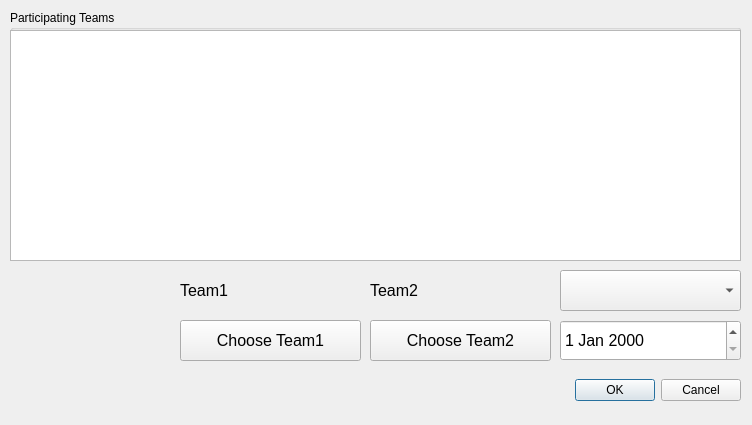
<?xml version="1.0" encoding="UTF-8"?>
<ui version="4.0">
 <class>MatchEditDialog</class>
 <widget class="QDialog" name="MatchEditDialog">
  <property name="geometry">
   <rect>
    <x>0</x>
    <y>0</y>
    <width>752</width>
    <height>425</height>
   </rect>
  </property>
  <property name="windowTitle">
   <string>Dialog</string>
  </property>
  <widget class="QDialogButtonBox" name="buttonBox">
   <property name="geometry">
    <rect>
     <x>350</x>
     <y>370</y>
     <width>391</width>
     <height>41</height>
    </rect>
   </property>
   <property name="orientation">
    <enum>Qt::Horizontal</enum>
   </property>
   <property name="standardButtons">
    <set>QDialogButtonBox::Cancel|QDialogButtonBox::Ok</set>
   </property>
  </widget>
  <widget class="QDateEdit" name="dateEdit">
   <property name="geometry">
    <rect>
     <x>560</x>
     <y>320</y>
     <width>181</width>
     <height>41</height>
    </rect>
   </property>
   <property name="font">
    <font>
     <pointsize>12</pointsize>
    </font>
   </property>
  </widget>
  <widget class="QGroupBox" name="groupBox">
   <property name="geometry">
    <rect>
     <x>10</x>
     <y>10</y>
     <width>731</width>
     <height>251</height>
    </rect>
   </property>
   <property name="title">
    <string>Participating Teams</string>
   </property>
   <widget class="QTableView" name="teams_tableView">
    <property name="geometry">
     <rect>
      <x>0</x>
      <y>20</y>
      <width>731</width>
      <height>231</height>
     </rect>
    </property>
   </widget>
  </widget>
  <widget class="QLabel" name="team1_label">
   <property name="geometry">
    <rect>
     <x>180</x>
     <y>270</y>
     <width>181</width>
     <height>41</height>
    </rect>
   </property>
   <property name="font">
    <font>
     <pointsize>12</pointsize>
    </font>
   </property>
   <property name="text">
    <string>Team1</string>
   </property>
  </widget>
  <widget class="QPushButton" name="choose_team1_btn">
   <property name="geometry">
    <rect>
     <x>180</x>
     <y>320</y>
     <width>181</width>
     <height>41</height>
    </rect>
   </property>
   <property name="font">
    <font>
     <pointsize>12</pointsize>
    </font>
   </property>
   <property name="text">
    <string>Choose Team1</string>
   </property>
  </widget>
  <widget class="QPushButton" name="choose_team2_btn">
   <property name="geometry">
    <rect>
     <x>370</x>
     <y>320</y>
     <width>181</width>
     <height>41</height>
    </rect>
   </property>
   <property name="font">
    <font>
     <pointsize>12</pointsize>
    </font>
   </property>
   <property name="text">
    <string>Choose Team2</string>
   </property>
  </widget>
  <widget class="QLabel" name="team2_label">
   <property name="geometry">
    <rect>
     <x>370</x>
     <y>270</y>
     <width>181</width>
     <height>41</height>
    </rect>
   </property>
   <property name="font">
    <font>
     <pointsize>12</pointsize>
    </font>
   </property>
   <property name="text">
    <string>Team2</string>
   </property>
  </widget>
  <widget class="QComboBox" name="winner_comboBox">
   <property name="geometry">
    <rect>
     <x>560</x>
     <y>270</y>
     <width>181</width>
     <height>41</height>
    </rect>
   </property>
  </widget>
 </widget>
 <resources/>
 <connections>
  <connection>
   <sender>buttonBox</sender>
   <signal>accepted()</signal>
   <receiver>MatchEditDialog</receiver>
   <slot>accept()</slot>
   <hints>
    <hint type="sourcelabel">
     <x>248</x>
     <y>254</y>
    </hint>
    <hint type="destinationlabel">
     <x>157</x>
     <y>274</y>
    </hint>
   </hints>
  </connection>
  <connection>
   <sender>buttonBox</sender>
   <signal>rejected()</signal>
   <receiver>MatchEditDialog</receiver>
   <slot>reject()</slot>
   <hints>
    <hint type="sourcelabel">
     <x>316</x>
     <y>260</y>
    </hint>
    <hint type="destinationlabel">
     <x>286</x>
     <y>274</y>
    </hint>
   </hints>
  </connection>
 </connections>
</ui>
